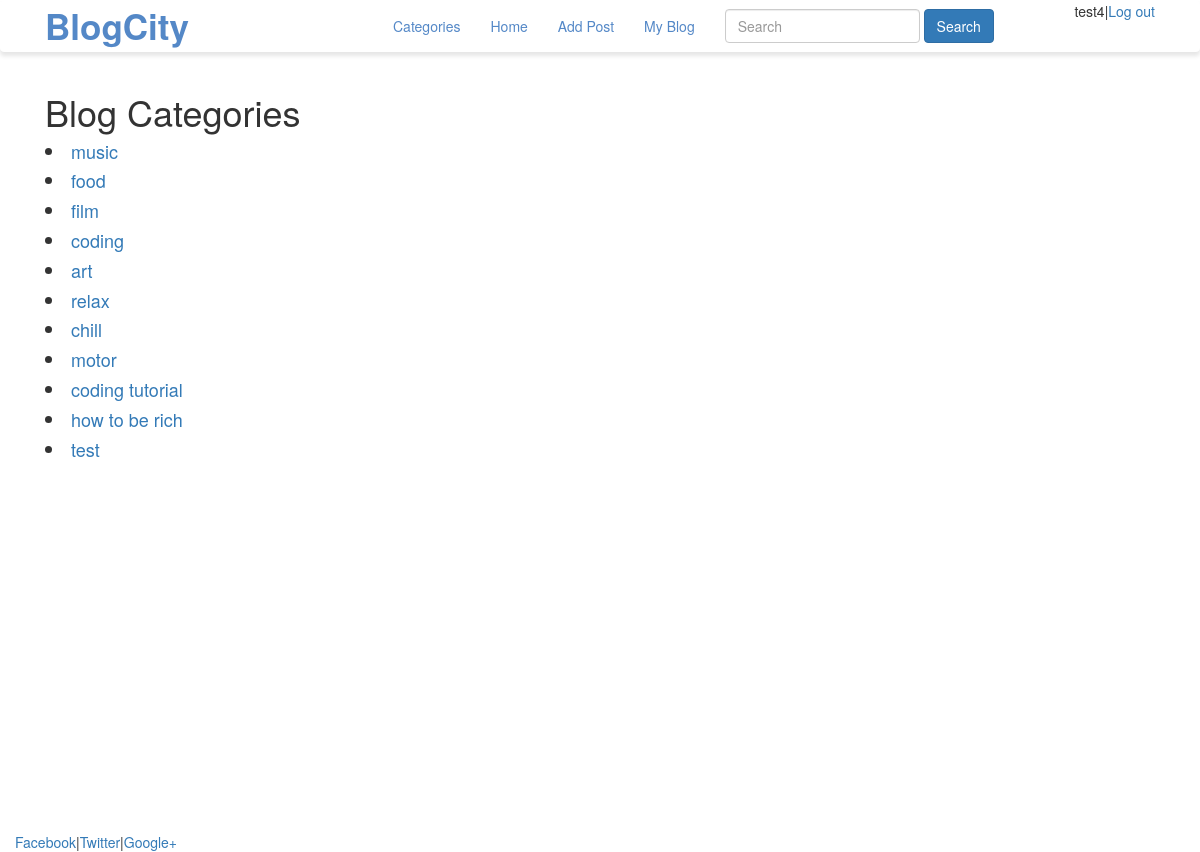
The page /blog/category/ (signed in) on the database its author committed.
### blog/models.py (models this page shows, shortened)
class Category(models.Model):
    name = models.CharField(max_length=200)
    def __str__(self):
        return self.name

### blog/views.py (the view)
# urls.py: path('category/', views.CategoryListView, name="category_list"),
def CategoryListView(request):
    cat_menu_list = Category.objects.all()
    context= {
        'cat_menu_list': cat_menu_list,
    }
    return render(request, 'blog/category_list.html', context)

### blog/templates/blog/category_list.html (shortened to what this page needs)
{% extends 'pages/base.html' %}
{% block content %}
<h1>Blog Categories </h1>
    {% for item in cat_menu_list %}
        <h4><li><a href="{% url 'category' item|slugify %}">{{ item }}</a></li></h4>
    {% endfor %}
{% endblock content %}

### home/templates/pages/base.html (shortened to what this page needs)
<!DOCTYPE html>
<html>
<head>
    {% load static %}
   <link rel="stylesheet" href="https://maxcdn.bootstrapcdn.com/bootstrap/3.4.1/css/bootstrap.min.css">
   <link rel="stylesheet" href="{% static 'css/base.css' %}" type="text/css">
</head>
<body>
    <header class="main-navbar">
        <nav class="navbar navbar-inverse">
            <div class="container">
            <div class="container-fluid">
                <div class="navbar-header" style=" width: 30%;">
                    <a class="navbar-brand" href="#">BlogCity</a>
                </div>
                <ul class="nav navbar-nav">
                {% if cat_menu %}
                    <li class="dropdown">
                        <a class="dropdown-toggle" data-toggle="dropdown" role="button" aria-haspopup="true" aria-expanded="false">Categories <span class="caret"></span></a>
                        <ul class="dropdown-menu">
                            {% for item in cat_menu %}
                                <li><a href="{% url 'category' item|slugify %}">{{ item }}</a></li>
                            {% endfor %}
                        </ul>
                    </li>
                {% else %}
                    <li><a href="{% url 'category_list' %}">Categories</a></li>
                {% endif %}
                    {% if user.is_authenticated %}
                        <li><a href="{% url 'blog' %}">Home</a></li>
                        <li><a href="{% url 'post_create' %}">Add Post</a></li>
                        {% if user.profile.id %}
                            <li><a href="{% url 'show_profile' user.profile.pk %}">My Blog</a></li>
                        {% else %}
                            <li><a href="{% url 'create_profile' user.pk %}">Create my profile</a></li>
                        {% endif %}
                    {% endif %}
                </ul>
                <div class="navbar-expand-sm">
                    <form class="navbar-form navbar-left" method="GET">
                        <input type="text" class="form-control" placeholder="Search" name="q" />
                        <button type="submit" class="btn btn-primary">Search</button>
                    </form>
                </div>
                {% if user.is_authenticated %}
                    <div class="nav navbar-right navbar-nav"> {{ user.username}}|<a href="{% url 'logout' %}">Log out </a> </div>
                {% else %}
                    <ul class="nav navbar-nav navbar-right">
                        <li><a href="{% url 'register' %}"><span class="glyphicon glyphicon-user"></span> Sign Up</a></li>
                        <li><a href="{% url 'login' %}"><span class="glyphicon glyphicon-log-in"></span> Login</a></li>
                    </ul>
                {% endif %}
            </div>
            </div>
        </nav>
    </header>
   <div class="container-fluid" style="min-height:95%">
        <div class="container">
            <div class="col-md-9">
            {% block content %}
            {% endblock content%}
            </div>
        </div>
    </div>
   <footer>
        <div class="container-fluid">
            <a href="#">Facebook</a>|<a href="#">Twitter</a>|<a href="#">Google+</a>
        </div>
    </footer>
</body>
</html>

### home/static/css/base.css (style rules this page uses)
.navbar-inverse { background-color: #ffffff; box-shadow: 0 4px 4px 0 rgba(0,0,0,.1); border-color: #ffffff; }
.navbar-inverse .navbar-nav>li>a { color: #5488c7; }
.navbar-inverse .navbar-brand { color: #5488c7; font-size: 35px; font-weight: bold; width: 100%; }

### home/templates/pages/base.html (style rules this page uses)
html, body { height:100%; }

### rows shown on the page
Category: name "music"
Category: name "food"
Category: name "film"
Category: name "coding"
Category: name "art"
Category: name "relax"
Category: name "chill"
Category: name "motor"
Category: name "coding tutorial"
Category: name "how to be rich"
Category: name "test"

### other values the page prints
{{ user.username }} "test4"
